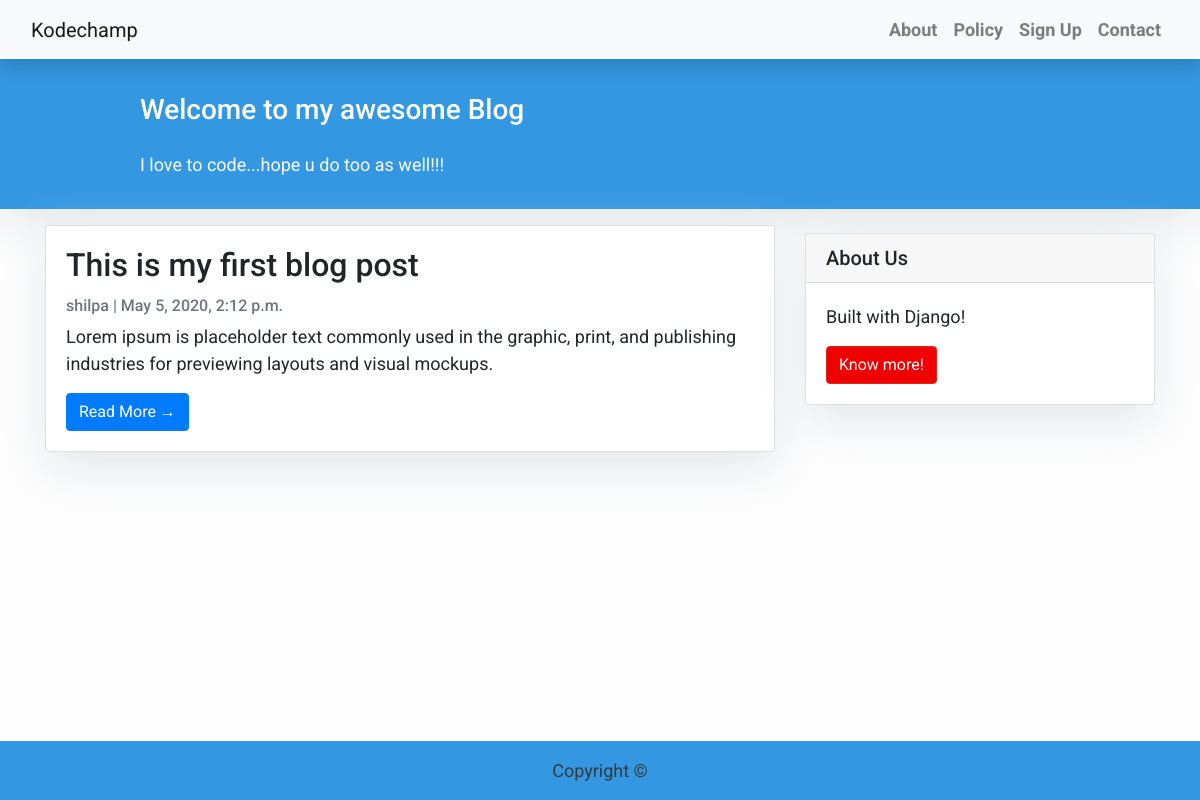
Before: / with the older database file.
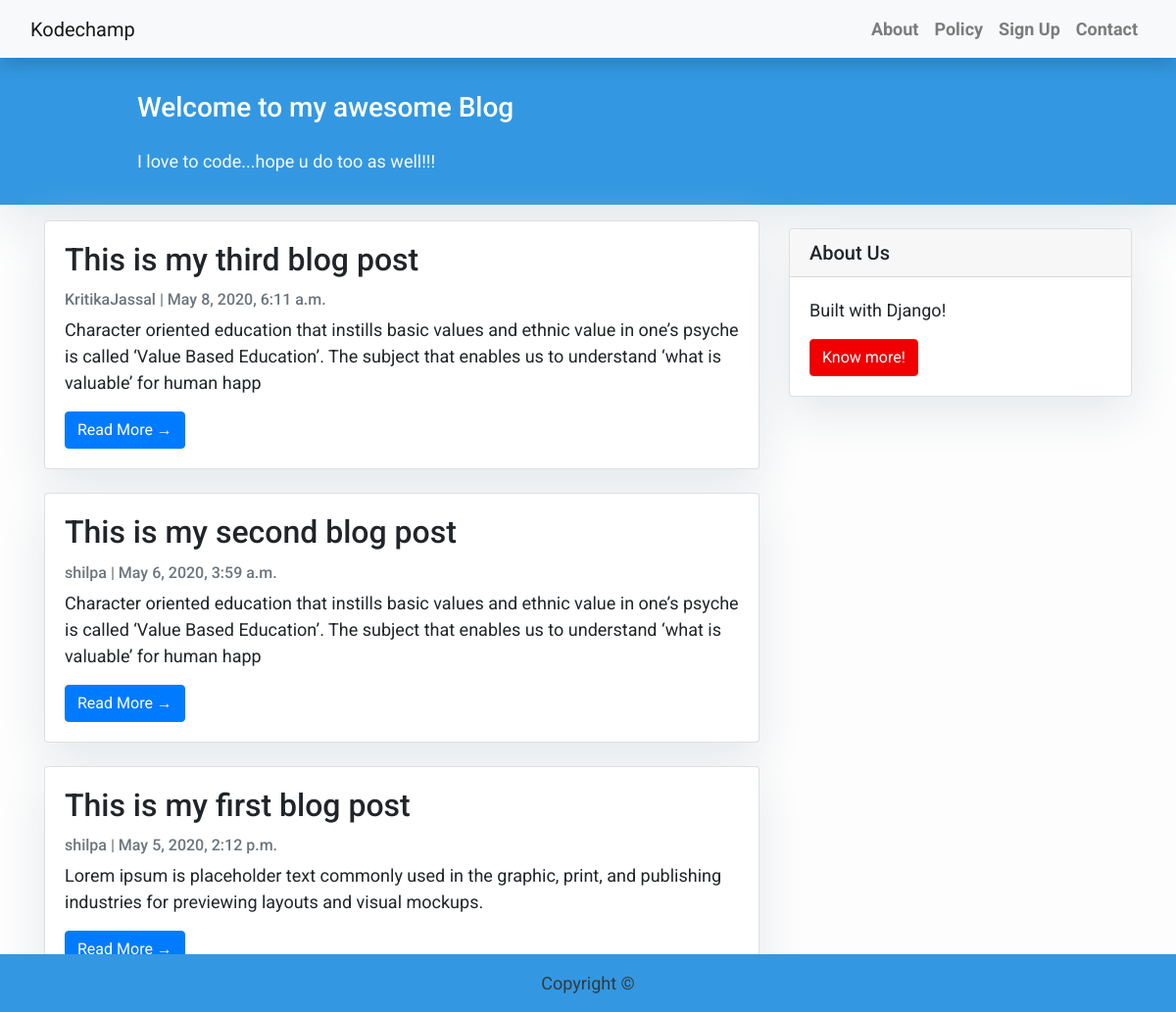
After: the same page with the newer database file.
### blog/models.py (models this page shows, shortened)
class Post(models.Model):
    title=models.CharField(max_length=200,unique=True)
    slug=models.SlugField(max_length=200,unique=True)
    author=models.ForeignKey(User,on_delete=models.CASCADE,related_name='blog_posts')
    updated_on=models.DateTimeField(auto_now=True)
    content=models.TextField()
    created_on=models.DateTimeField(auto_now_add=True)
    status=models.IntegerField(choices=STATUS,default=0)
    class Meta:
        ordering=['-created_on']

### blog/views.py (the view)
# urls.py: path('', views.PostList.as_view(), name='home'),
class PostList(generic.ListView):
    queryset = Post.objects.filter(status=1).order_by('-created_on')
    template_name = 'blog/index.html'  # a list of all posts will be displayed on index.html

### blog/templates/blog/index.html (shortened to what this page needs)
{% extends 'blog/base.html' %}
{% block content %}
<header class="masthead">
    <div class="container">
        <div class="row">
            <div class=" col-md-8 col-md-10 mx-auto">
                <div class="site-heading">
                    <h3 class=" site-heading my-4 mt-3 text-white">
                     {% if user.is_authenticated %}
                        Welcome to my awesome Blog {{ user.username }}
                        {% else %}
                        Welcome to my awesome Blog
                        {% endif %}
                    </h3>
                    <p class="text-light">I love to code...hope u do too as well!!! &nbsp
                    </p>
                </div>
            </div>
        </div>
    </div>
</header>
<div class="container">
    <div class="row">
        <div class="col-md-8 mt-3 left">
            {% for post in post_list %}
            <div class="card mb-4">
                <div class="card-body">
                    <h2 class="card-title">{{ post.title }}</h2>
                    <p class="card-text text-muted h6">{{ post.author }} | {{ post.created_on}} </p>
                    <p class="card-text">{{post.content|slice:":200" }}</p>
                    <a href="{% url 'post_detail' post.slug  %}" class="btn btn-primary">Read More &rarr;</a>
                </div>
            </div>
            {% endfor %}
        </div>
        {% block sidebar %} {% include 'blog/sidebar.html' %} {% endblock sidebar %}
    </div>
</div>
{%endblock%}

### blog/templates/blog/base.html (shortened to what this page needs)
<!DOCTYPE html>
<html lang="en">
<head>
    <link rel="stylesheet" href="https://stackpath.bootstrapcdn.com/bootstrap/4.4.1/css/bootstrap.min.css">
</head>
<body>
    <nav class="navbar navbar-expand-lg navbar-light bg-light shadow" id="mainNav">
        <div class="container-fluid">
            <a class="navbar-brand" href="{% url 'home' %}">Kodechamp</a>
            <div class="collapse navbar-collapse" id="navbarResponsive">
                <ul class="navbar-nav ml-auto">
                    <li class="nav-item text-black">
                            <a class="nav-link text-black font-weight-bold" href="#">About</a>
                        </li>
                        <li class="nav-item text-black">
                            <a class="nav-link text-black font-weight-bold" href="#">Policy</a>
                        </li>
                        {% if user.is_authenticated %}
                         <li class="nav-item text-black">
                            <a class="nav-link text-black font-weight-bold" href="{% url 'logout' %}">Logout</a>
                        </li>
                        {% else %}
                        <li class="nav-item text-black">
                            <a class="nav-link text-black font-weight-bold" href="{% url 'signup' %}">Sign Up</a>
                        </li>
                        {% endif %}
                        <li class="nav-item text-black">
                            <a class="nav-link text-black font-weight-bold" href="{% url 'contact' %}">Contact</a>
                        </li>
                </ul>
            </div>
        </div>
    </nav>
    {% block content %}{% endblock content%}
    <footer class="footer py-3 bg-grey">
        <p class="m-0 text-dark text-center">Copyright &copy; </p>
    </footer>
</body>
</html>

### blog/templates/blog/sidebar.html (shortened to what this page needs)
{% block sidebar %}
<div class="col-md-4 float-right ">
<div class="card my-4">
        <h5 class="card-header">About Us</h5>
    <div class="card-body">
        <p class="card-text"> Built with Django!</p>
        <a href="https://facebook.com/kodechamp"
           class="btn btn-danger">Know more!</a>
    </div>
</div>
</div>
{% endblock sidebar %}

### blog/templates/blog/base.html (style rules this page uses)
body { font-family: "Roboto", sans-serif; font-size: 17px; background-color: #fdfdfd; }
.footer { position: fixed; left: 0; bottom: 0; width: 100%; background-color: #3398E1; color: white; text-align: center; }
.shadow { box-shadow: 0 4px 2px -2px rgba(0, 0, 0, 0.1); }
.btn-danger { color: #fff; background-color: #f00000; border-color: #dc281e; }
.masthead { background: #3398E1; height: auto; padding-bottom: 15px; box-shadow: 0 16px 48px #E3E7EB; padding-top: 10px }

### blog/templates/blog/index.html (style rules this page uses)
body { font-family: "Roboto", sans-serif; font-size: 18px; background-color: #fdfdfd; }
.card { box-shadow: 0 16px 48px #E3E7EB; }

### blog/templates/blog/sidebar.html (style rules this page uses)
.card { box-shadow: 0 16px 48px #E3E7EB; }

Changed rows visible on the page:
added Post: title "This is my third blog post", author "KritikaJassal", created_on "May 8, 2020, 6:11 a.m.", content "Character oriented education that instills basic values and ethnic value in one’s psyche is called ‘Value Based Education’. The subject that enables us to understand ‘what is valuable’ for human happ"
added Post: title "This is my second blog post", author "shilpa", created_on "May 6, 2020, 3:59 a.m.", content "Character oriented education that instills basic values and ethnic value in one’s psyche is called ‘Value Based Education’. The subject that enables us to understand ‘what is valuable’ for human happ"
